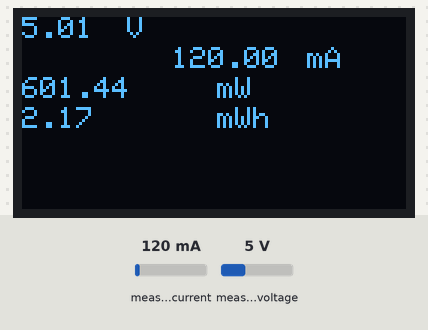
Recording of a sketch running on a simulated ESP8266 (NodeMCU). Parts: 128×64 one-colour display. The test bench sets the inputs (shaded band); at power-on: measured current 120 mA, measured voltage 5 V. WiFi joins after 1.5 s; servers stay silent unless stated; no MQTT or app messages arrive unless stated; what the sketch prints to the serial monitor is not drawn.

Above: at 2.89 s.
2.9 s: measured current set to 40 mA
At 2.99 s:
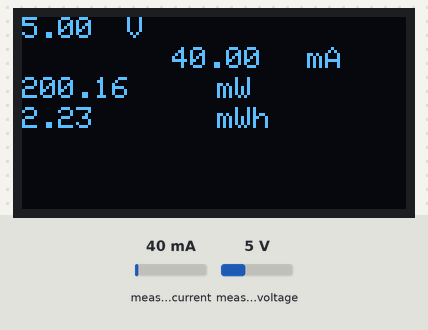
4.7 s: measured voltage set to 0.3 V
At 4.89 s:
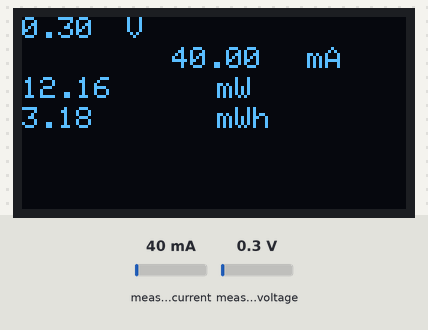
6.2 s: measured current set to 500 mA
At 6.29 s:
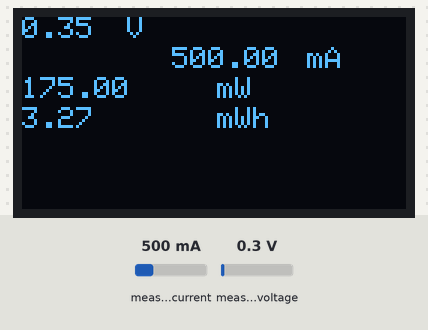
7.7 s: measured voltage set to 3.8 V
At 7.79 s:
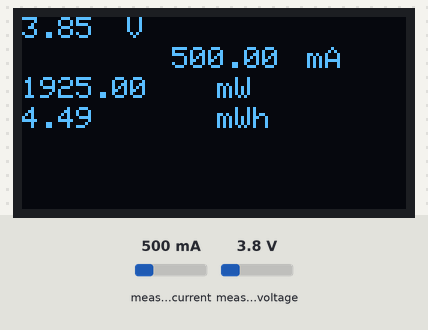

The sketch:

main.ino
```cpp
#include "PubSubClient.h"
#include <ESP8266WiFi.h> //ESP8266WiFi.h
#include <SPI.h>
#include <Wire.h>
#include <Adafruit_GFX.h>
#include <Adafruit_SSD1306.h>
#include <Adafruit_INA219.h>
#include <DNSServer.h>
#include <ESP8266WebServer.h>
#include <WiFiManager.h>


//OLED Display
#define OLED_RESET LED_BUILTIN  //4
Adafruit_SSD1306 display(OLED_RESET);

#if (SSD1306_LCDHEIGHT != 64)
#error("Height incorrect, please fix Adafruit_SSD1306.h!"); // only required for NodeMCU
#endif

//INA219
Adafruit_INA219 ina219;

//Readings
unsigned long previousMillis = 0;
unsigned long previousMillisData = 0;
unsigned long interval = 100;
unsigned long intervalData = 30000;
float shuntVoltage = 0;
float busVoltage = 0;
float current_mA = 0;
float loadVoltage = 0;
float energy = 0;

//mqtt topic url
char* topic = "channels/530407/publish/VAIDHYXEK4MSOA5A"; //channels/<channelID>/publish/API
char* server = "mqtt.thingspeak.com";
String payload;

WiFiClient wifiClient;
PubSubClient client(server, 1883, wifiClient);

//Reconnect to server when disconnects due to timeout
void reconnect(){
   String clientName="ESP-Thingspeak";
  Serial.print("Connecting to ");
  Serial.print(server);
  Serial.print(" as ");
  Serial.println(clientName);

   if (client.connect((char*) clientName.c_str())) {
    Serial.println("Connected to MQTT broker");
    Serial.print("Sending payload: ");
    Serial.println(payload);

    if (client.publish(topic, (char*) payload.c_str())) {
      Serial.println("Publish ok");
    }
    else {
      Serial.println("Publish failed");
    }
  }
  else {
    Serial.println("MQTT connect failed");
    Serial.println("Will reset and try again...");
    abort();
  }
  }

//Acces device from server
void callback(char* topic, byte* payload, unsigned int length) {
  // handle message arrived
}


//push date to the MQTT server
void PushData(){
  payload="";
  payload="field1=";
  payload+=String(loadVoltage);
  payload+="&field2=";
  payload+=String(current_mA);
  payload+="&field3=";
  payload+=String(energy);
  payload+="&tatus=MQTTPUBLISH";

  if (client.connected()){
    Serial.print("Sending payload: ");
    Serial.println(payload);

    if (client.publish(topic, (char*) payload.c_str())) {
      Serial.println("Publish ok");
    }
    else {
      Serial.println("Publish failed");
    }
  }
  else
  {
    reconnect();
    }
  }

//show readings in display
void Display() {
  display.clearDisplay();
  display.setTextColor(WHITE);
  display.setTextSize(1);
  display.setCursor(0, 0);
  display.println(loadVoltage);
  display.setCursor(35, 0);
  display.println("V");
  display.setCursor(50, 10);
  display.println(current_mA);
  display.setCursor(95, 10);
  display.println("mA");
  display.setCursor(0, 20);
  display.println(loadVoltage * current_mA);
  display.setCursor(65, 20);
  display.println("mW");
  display.setCursor(0, 30);
  display.println(energy);
  display.setCursor(65, 30);
  display.println("mWh");
  display.display();
}

void GetReadings() {
  shuntVoltage = ina219.getShuntVoltage_mV();
  busVoltage = ina219.getBusVoltage_V();
  current_mA = ina219.getCurrent_mA();
  loadVoltage = busVoltage + (shuntVoltage / 1000);
  energy = energy + loadVoltage * current_mA / 3600;

  Serial.print("Amp : ");
  Serial.println(current_mA);
  Serial.print("Volt : ");
  Serial.println(loadVoltage);
  Serial.print("Energy : ");
  Serial.println(energy);
}

void setup() {
  Serial.begin(115200);

  ina219.begin();

  display.begin(SSD1306_SWITCHCAPVCC, 0x3C);
  display.clearDisplay();
  display.display();


  WiFiManager wifiManager;
  wifiManager.autoConnect("AutoConnectAP");
  Serial.println("Connected to Wifi!");


String clientName="ESP-Thingspeak";
  Serial.print("Connecting to ");
  Serial.print(server);
  Serial.print(" as ");
  Serial.println(clientName);

  if (client.connect((char*) clientName.c_str())) {
    Serial.println("Connected to MQTT broker");
  }
  else {
    Serial.println("MQTT connect failed");
    Serial.println("Will reset and try again...");
    abort();
  }

}

void loop() {
 unsigned long currentMillis = millis();
 if (currentMillis - previousMillis >= interval) // get readings from every 100ms
  {
    previousMillis = currentMillis;
    GetReadings();
    Display();
    if (currentMillis - previousMillisData >= intervalData){ // push data to cloud in every 30sec
      previousMillisData = currentMillis;
      PushData();
    }
 }


}
```
